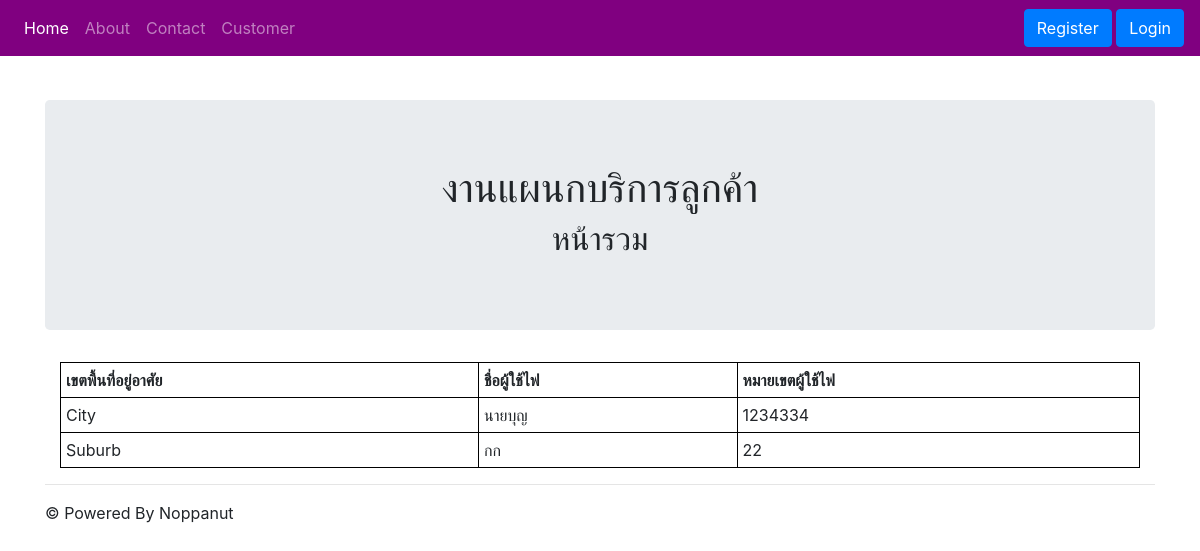
/showcustomer/, run on an earlier commit of the app's database.
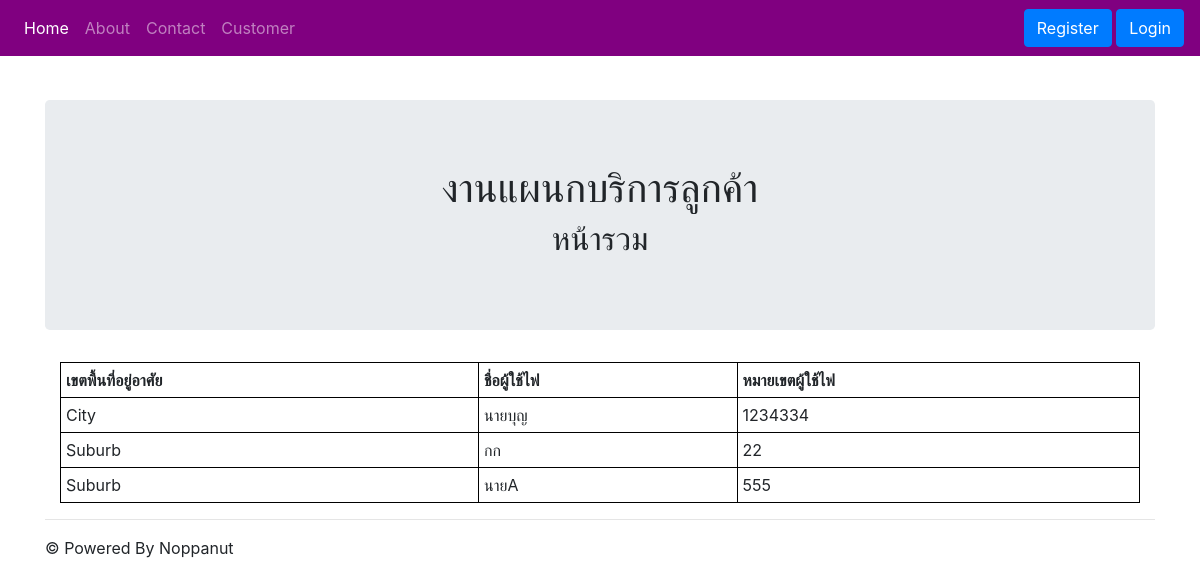
And on a later commit of the database.
### csmuk/models.py (models this page shows, shortened)
class Customer(models.Model):
    allsubject = (('ในเมือง','ในเมือง'),
                  ('นอกเขตเมือง','นอกเขตเมือง'))
    customer_subject = models.CharField(max_length=200, choices=allsubject, default='ในเมือง')
    customer_name = models.CharField(max_length=200)
    customer_id = models.IntegerField(default=0)

### csmuk/views.py (the view)
# urls.py: path('showcustomer/',Showcustomer, name='customer-page'),
def Showcustomer(request):
    customer_all = Customer.objects.all() #ดึงค่าจาก database ทั้งหมด
    context = {'customer_all':customer_all}
    return render(request,'csmuk/showcustomer.html', context)

### csmuk/template/csmuk/showcustomer.html
{% extends 'csmuk/base.html'%}
{% block content %}
<div class="jumbotron text-center">
  <h1>งานแผนกบริการลูกค้า</h1>
  <h2> หน้ารวม </h2>
</div>
<div class="container">
  <center>
    <table style="width:100%;">
      <tr><th>เขตพื้นที่อยู่อาศัย</th><th>ชื่อผู้ใช้ไฟ</th><th>หมายเขตผู้ใช้ไฟ</th></tr>
      {% for cm in customer_all%}
      <tr><td>{{cm.customer_subject}}</td><td>{{cm.customer_name}}</td><td>{{cm.customer_id}}</td></tr>
      {% endfor %}
    </table>
  </center>
</div>
{% endblock content %}

What changed in the data, as far as the page shows it:
added Customer: customer_subject "Suburb", customer_name "นายA", customer_id "555"
